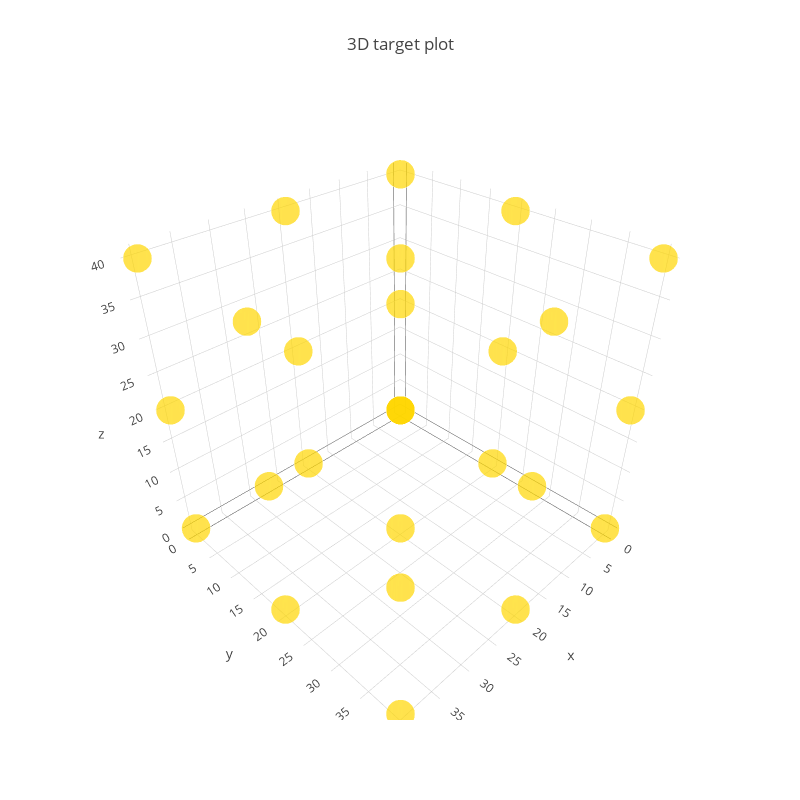

Source (notebook cell):
### Markdown cell above
### 3D Target plot

### Code cell
### 3D target plot:
data = []

trace = go.Scatter3d(
        x = m_xyz[:,0],
        y = m_xyz[:,1],
        z = m_xyz[:,2],
        text = name,
        mode = 'markers',
        marker = dict(
            sizemode = 'diameter',
            size = 2*v_r,
            color = v_col
        )
    )
data = [trace]

layout=go.Layout(width=800, height=800, title = '3D target plot',
            scene = dict(xaxis=dict(title='x'),
                         yaxis=dict(title='y'),
                         zaxis=dict(title='z')
                        )
        )
                 
fig=go.Figure(data=data, layout=layout)
iplot(fig, filename='3D target plot')

### Figure 1 — Plotly figure (JSON) as saved in the notebook; plotly's stock layout.template omitted (floating-point values rounded to 4 significant figures)
{"data": [{"marker": {"color": ["#FFD700", "#FFD700", "#FFD700", "#FFD700", "#FFD700", "#FFD700", "#FFD700", "#FFD700", "#FFD700", "#FFD700", "#FFD700", "#FFD700", "#FFD700", "#FFD700", "#FFD700", "#FFD700", "#FFD700", "#FFD700", "#FFD700", "#FFD700", "#FFD700", "#FFD700", "#FFD700", "#FFD700", "#FFD700", "#FFD700", "#FFD700"], "size": [20, 20, 20, 20, 20, 20, 20, 20, 20, 20, 20, 20, 20, 20, 20, 20, 20, 20, 20, 20, 20, 20, 20, 20, 20, 20, 20], "sizemode": "diameter"}, "mode": "markers", "text": ["Size:10.0[nm]", "Size:10.0[nm]", "Size:10.0[nm]", "Size:10.0[nm]", "Size:10.0[nm]", "Size:10.0[nm]", "Size:10.0[nm]", "Size:10.0[nm]", "Size:10.0[nm]", "Size:10.0[nm]", "Size:10.0[nm]", "Size:10.0[nm]", "Size:10.0[nm]", "Size:10.0[nm]", "Size:10.0[nm]", "Size:10.0[nm]", "Size:10.0[nm]", "Size:10.0[nm]", "Size:10.0[nm]", "Size:10.0[nm]", "Size:10.0[nm]", "Size:10.0[nm]", "Size:10.0[nm]", "Size:10.0[nm]", "Size:10.0[nm]", "Size:10.0[nm]", "Size:10.0[nm]"], "type": "scatter3d", "uid": "da6c690b-026e-4dc7-b3c1-de5d4282eba7", "x": [0, 0, 0, 0, 0, 0, 0, 0, 0, 20, 20, 20, 20, 20, 20, 20, 20, 20, 40, 40, 40, 40, 40, 40, 40, 40, 40], "y": [0, 0, 0, 20, 20, 20, 40, 40, 40, 0, 0, 0, 20, 20, 20, 40, 40, 40, 0, 0, 0, 20, 20, 20, 40, 40, 40], "z": [0, 20, 40, 0, 20, 40, 0, 20, 40, 0, 20, 40, 0, 20, 40, 0, 20, 40, 0, 20, 40, 0, 20, 40, 0, 20, 40]}], "layout": {"height": 800, "scene": {"xaxis": {"title": {"text": "x"}}, "yaxis": {"title": {"text": "y"}}, "zaxis": {"title": {"text": "z"}}}, "title": {"text": "3D target plot"}, "width": 800}}
